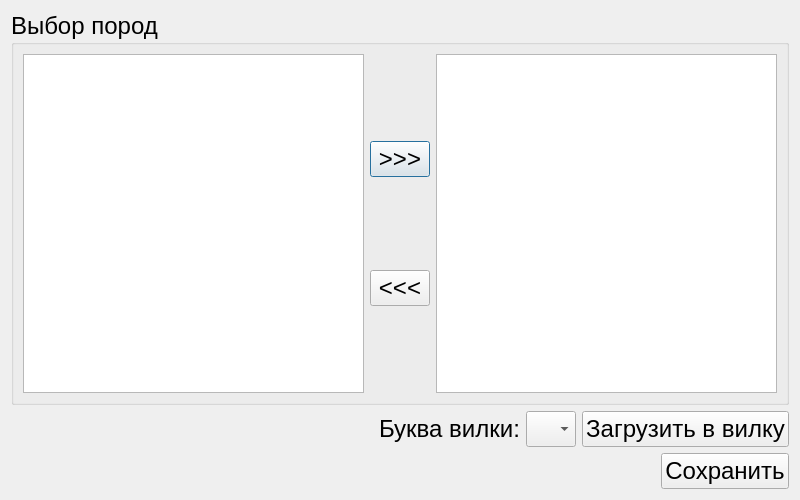
<?xml version="1.0" encoding="UTF-8"?>
<ui version="4.0">
 <class>Dialog</class>
 <widget class="QDialog" name="Dialog">
  <property name="geometry">
   <rect>
    <x>0</x>
    <y>0</y>
    <width>800</width>
    <height>500</height>
   </rect>
  </property>
  <property name="font">
   <font>
    <pointsize>18</pointsize>
   </font>
  </property>
  <property name="windowTitle">
   <string>Выбор пород</string>
  </property>
  <layout class="QVBoxLayout" name="verticalLayout">
   <item>
    <widget class="QGroupBox" name="groupBox">
     <property name="title">
      <string>Выбор пород</string>
     </property>
     <layout class="QVBoxLayout" name="verticalLayout_2">
      <item>
       <layout class="QHBoxLayout" name="horizontalLayout_4">
        <item>
         <widget class="QListView" name="listView">
          <property name="font">
           <font>
            <pointsize>18</pointsize>
           </font>
          </property>
          <property name="sizeAdjustPolicy">
           <enum>QAbstractScrollArea::AdjustIgnored</enum>
          </property>
         </widget>
        </item>
        <item>
         <layout class="QVBoxLayout" name="verticalLayout_3">
          <item>
           <widget class="QPushButton" name="pushButton_4">
            <property name="minimumSize">
             <size>
              <width>60</width>
              <height>0</height>
             </size>
            </property>
            <property name="maximumSize">
             <size>
              <width>60</width>
              <height>16777215</height>
             </size>
            </property>
            <property name="text">
             <string>&gt;&gt;&gt;</string>
            </property>
           </widget>
          </item>
          <item>
           <widget class="QPushButton" name="pushButton_5">
            <property name="minimumSize">
             <size>
              <width>60</width>
              <height>0</height>
             </size>
            </property>
            <property name="maximumSize">
             <size>
              <width>60</width>
              <height>16777215</height>
             </size>
            </property>
            <property name="text">
             <string>&lt;&lt;&lt;</string>
            </property>
           </widget>
          </item>
         </layout>
        </item>
        <item>
         <widget class="QListView" name="listView_2">
          <property name="minimumSize">
           <size>
            <width>0</width>
            <height>150</height>
           </size>
          </property>
          <property name="font">
           <font>
            <pointsize>18</pointsize>
           </font>
          </property>
         </widget>
        </item>
       </layout>
      </item>
     </layout>
    </widget>
   </item>
   <item>
    <layout class="QHBoxLayout" name="horizontalLayout_2">
     <item>
      <spacer name="horizontalSpacer_2">
       <property name="orientation">
        <enum>Qt::Horizontal</enum>
       </property>
       <property name="sizeHint" stdset="0">
        <size>
         <width>40</width>
         <height>20</height>
        </size>
       </property>
      </spacer>
     </item>
     <item>
      <widget class="QLabel" name="label">
       <property name="text">
        <string>Буква вилки:</string>
       </property>
      </widget>
     </item>
     <item>
      <widget class="QComboBox" name="comboBox">
       <property name="minimumSize">
        <size>
         <width>50</width>
         <height>0</height>
        </size>
       </property>
       <property name="maximumSize">
        <size>
         <width>50</width>
         <height>16777215</height>
        </size>
       </property>
      </widget>
     </item>
     <item>
      <widget class="QPushButton" name="pushButton_2">
       <property name="text">
        <string>Загрузить в вилку</string>
       </property>
      </widget>
     </item>
    </layout>
   </item>
   <item>
    <layout class="QHBoxLayout" name="horizontalLayout">
     <item>
      <spacer name="horizontalSpacer">
       <property name="orientation">
        <enum>Qt::Horizontal</enum>
       </property>
       <property name="sizeHint" stdset="0">
        <size>
         <width>40</width>
         <height>20</height>
        </size>
       </property>
      </spacer>
     </item>
     <item>
      <widget class="QPushButton" name="pushButton">
       <property name="text">
        <string>Сохранить</string>
       </property>
      </widget>
     </item>
    </layout>
   </item>
  </layout>
 </widget>
 <resources/>
 <connections/>
</ui>
